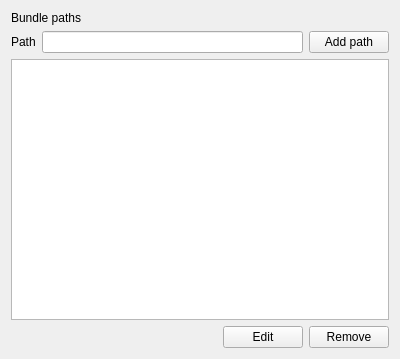
<?xml version="1.0" encoding="UTF-8"?>
<ui version="4.0">
 <class>Bundles</class>
 <widget class="QWidget" name="Bundles">
  <property name="geometry">
   <rect>
    <x>0</x>
    <y>0</y>
    <width>400</width>
    <height>359</height>
   </rect>
  </property>
  <property name="windowTitle">
   <string>Bundle Paths</string>
  </property>
  <property name="windowIcon">
   <iconset resource="../../../res.qrc">
    <normaloff>:/actions/resources/actions/folder-sync.png</normaloff>:/actions/resources/actions/folder-sync.png</iconset>
  </property>
  <layout class="QVBoxLayout" name="verticalLayout">
   <item>
    <widget class="QLabel" name="label_2">
     <property name="text">
      <string>Bundle paths</string>
     </property>
    </widget>
   </item>
   <item>
    <layout class="QHBoxLayout" name="horizontalLayout_2">
     <item>
      <widget class="QLabel" name="label">
       <property name="text">
        <string>Path</string>
       </property>
      </widget>
     </item>
     <item>
      <widget class="QLineEdit" name="linePath">
       <property name="toolTip">
        <string>Bundles contain syntax definition, commands and snippets,
you can add bundles to this directory but make sure you
include the upper level folder containing the .tmBundle
directory.</string>
       </property>
      </widget>
     </item>
     <item>
      <widget class="QPushButton" name="pushAddPath">
       <property name="text">
        <string>Add path</string>
       </property>
       <property name="icon">
        <iconset resource="../../../res.qrc">
         <normaloff>:/actions/resources/actions/list-add.png</normaloff>:/actions/resources/actions/list-add.png</iconset>
       </property>
      </widget>
     </item>
    </layout>
   </item>
   <item>
    <widget class="QListWidget" name="listWidget"/>
   </item>
   <item>
    <layout class="QHBoxLayout" name="horizontalLayout">
     <item>
      <spacer name="horizontalSpacer">
       <property name="orientation">
        <enum>Qt::Horizontal</enum>
       </property>
       <property name="sizeHint" stdset="0">
        <size>
         <width>40</width>
         <height>20</height>
        </size>
       </property>
      </spacer>
     </item>
     <item>
      <widget class="QPushButton" name="pushEdit">
       <property name="text">
        <string>Edit</string>
       </property>
      </widget>
     </item>
     <item>
      <widget class="QPushButton" name="pushRemove">
       <property name="text">
        <string>Remove</string>
       </property>
       <property name="icon">
        <iconset resource="../../../res.qrc">
         <normaloff>:/actions/resources/actions/list-remove.png</normaloff>:/actions/resources/actions/list-remove.png</iconset>
       </property>
      </widget>
     </item>
    </layout>
   </item>
  </layout>
 </widget>
 <resources>
  <include location="../../../res.qrc"/>
 </resources>
 <connections/>
</ui>
